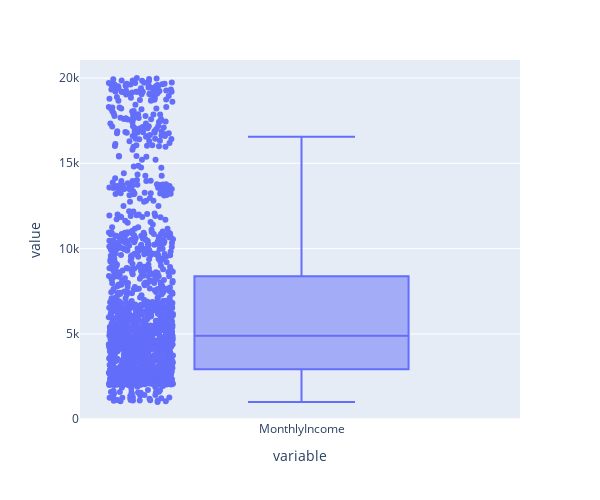

Here is the notebook cell this chart was saved with:
### Code cell
box5.show()
"""
Column: MonthlyIncome
Outliers: Yes (Above 16555 to 19.999k)
Max: 16555
Min: 1009
Median: 4899
Box Limit: 2927.5 - 8380.5
"""

### Figure 1 — Plotly figure (JSON) as saved in the notebook; plotly's stock layout.template omitted (floating-point values rounded to 4 significant figures; data arrays with more than 128 entries replaced by an {"elided": "..."} marker saying what was removed)
{"data": [{"alignmentgroup": "True", "boxpoints": "all", "hovertemplate": "variable=%{x}<br>value=%{y}<extra></extra>", "legendgroup": "", "marker": {"color": "#636efa"}, "name": "", "notched": false, "offsetgroup": "", "orientation": "v", "showlegend": false, "type": "box", "x": {"elided": "1676 str values"}, "x0": " ", "xaxis": "x", "y": {"elided": "1676 int values"}, "y0": " ", "yaxis": "y"}], "layout": {"boxmode": "group", "height": 500, "legend": {"tracegroupgap": 0}, "margin": {"t": 60}, "width": 600, "xaxis": {"anchor": "y", "domain": [0, 1], "title": {"text": "variable"}}, "yaxis": {"anchor": "x", "domain": [0, 1], "title": {"text": "value"}}}}
